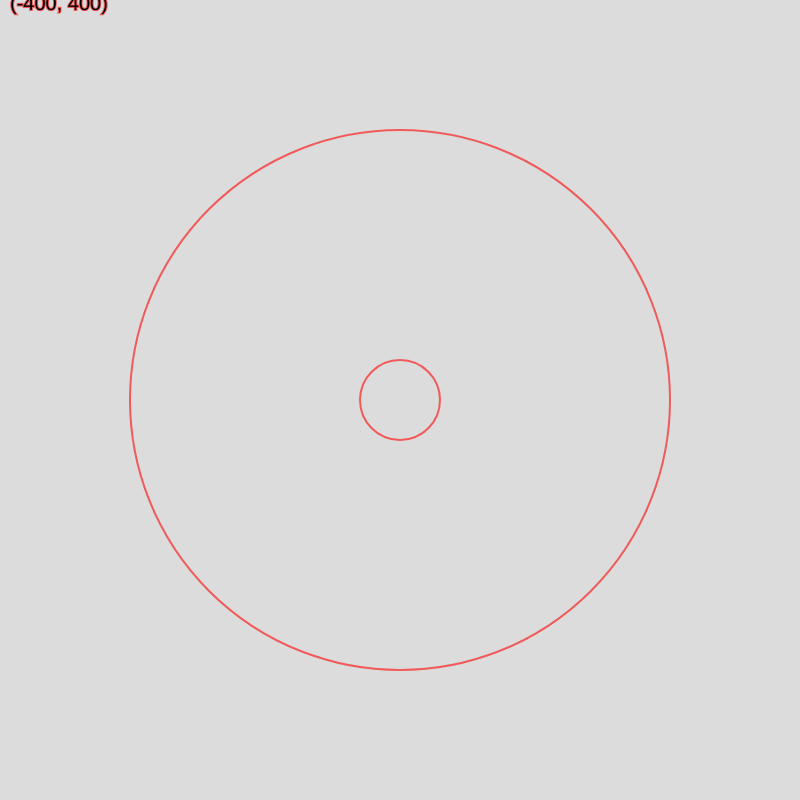
Frame 1 (no input)
Frame 60 (no input): identical to frame 1, image omitted
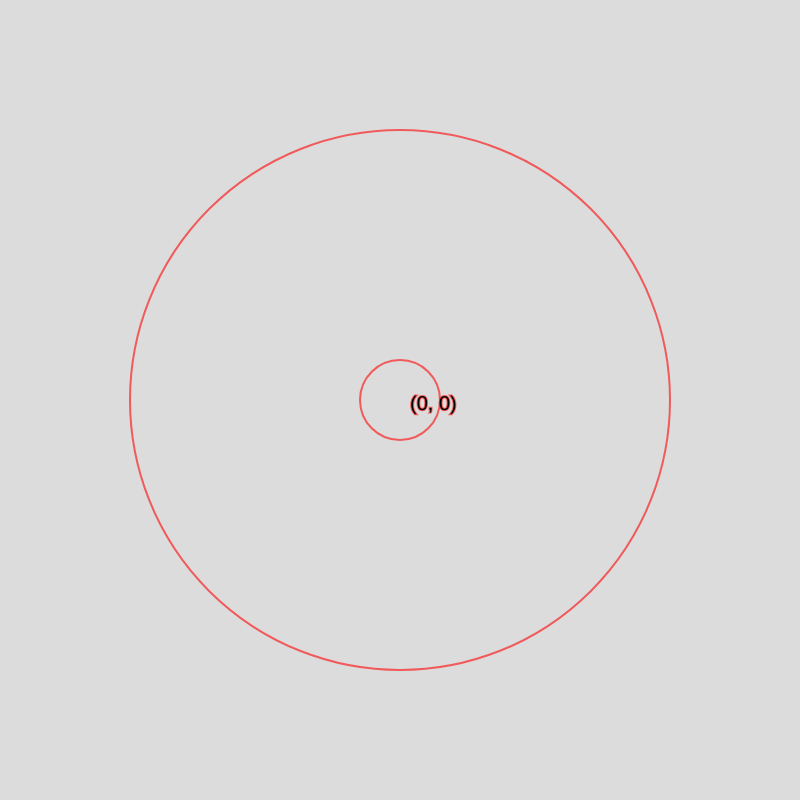
Frame 120 (the mouse pressed at the canvas centre since frame 60)

The p5.js sketch that drew these frames (run headless with seeded random() and noise() and a simulated clock; from frame 60 on, the mouse is pressed at the canvas centre):

// p5.js sketch
// ── sketch.js
class RobotArm {
    constructor(segmentLength1, segmentLength2, posX, posY) {
        this.segmentLength1 = segmentLength1;
        this.segmentLength2 = segmentLength2;
        this.jointAngle1 = 0;
        this.jointAngle2 = 0;
        this.posX = posX;
        this.posY = posY;
    }

    draw() {
        // Get the target position from the mouse cursor
        let targetX = mouseX;
        let targetY = mouseY;
    
        // Calculate angles using inverse kinematics
        let angles = this.calculateIK(targetX, targetY);
        this.jointAngle1 = angles[0];
        this.jointAngle2 = angles[1];
    
        // Draw the robot arm
        let endEffectorX = this.posX + cos(this.jointAngle1) * this.segmentLength1 + cos(this.jointAngle1 + this.jointAngle2) * this.segmentLength2;
        let endEffectorY = this.posY + sin(this.jointAngle1) * this.segmentLength1 + sin(this.jointAngle1 + this.jointAngle2) * this.segmentLength2;
    
        stroke(0);
        strokeWeight(2);
    
        // Draw first segment
        line(this.posX, this.posY, this.posX + cos(this.jointAngle1) * this.segmentLength1, this.posY + sin(this.jointAngle1) * this.segmentLength1);
    
        // Draw second segment
        line(this.posX + cos(this.jointAngle1) * this.segmentLength1, this.posY + sin(this.jointAngle1) * this.segmentLength1, endEffectorX, endEffectorY);

        // Draw end effector (tip of the robot arm)
        fill(0, 10); // Update opacity to 10%
        ellipse(endEffectorX, endEffectorY, 10, 10);
    
        // Draw reachable area
        noFill();
        stroke(255, 0, 0, 150); // Update color to red and opacity to 10%
        let reachableRadius = this.segmentLength1 + this.segmentLength2;
        ellipse(this.posX, this.posY, reachableRadius * 2, reachableRadius * 2);
        
        // Draw inner unreachable area
        let innerUnreachableRadius = abs(this.segmentLength1 - this.segmentLength2);
        ellipse(this.posX, this.posY, innerUnreachableRadius * 2, innerUnreachableRadius * 2);

        // Draw label with coordinates
        fill(0);
        textSize(20); // Increase the text size to 20
        text(`(${targetX - (width / 2)}, ${-targetY + (height / 2)})`, targetX + 10, targetY + 10);
    }
    

    calculateIK(targetX, targetY) {
        // Inverse kinematics calculations
        let d = dist(this.posX, this.posY, targetX, targetY);

        let a1 = atan2(targetY - this.posY, targetX - this.posX);
        let a2 = acos((this.segmentLength1 * this.segmentLength1 + d * d - this.segmentLength2 * this.segmentLength2) / (2 * this.segmentLength1 * d));

        let jointAngle1 = a1 - a2;

        // Limit jointAngle1 to 180 degrees
        jointAngle1 = min(jointAngle1, 180);

        let a3 = acos((this.segmentLength1 * this.segmentLength1 + this.segmentLength2 * this.segmentLength2 - d * d) / (2 * this.segmentLength1 * this.segmentLength2));
        let jointAngle2 = -a3 + 180;

        // Check if the point can be reached with the current joint angles
        let endEffectorX = this.posX + cos(jointAngle1) * this.segmentLength1 + cos(jointAngle1 + jointAngle2) * this.segmentLength2;
        let endEffectorY = this.posY + sin(jointAngle1) * this.segmentLength1 + sin(jointAngle1 + jointAngle2) * this.segmentLength2;
        let distanceToTarget = dist(endEffectorX, endEffectorY, targetX, targetY);

        if (distanceToTarget > 0.1) {
            // Bend the other way and check again
            jointAngle1 = a1 - a2;
            jointAngle2 = a3 + 180;

            // Recalculate the end effector position
            endEffectorX = this.posX + cos(jointAngle1) * this.segmentLength1 + cos(jointAngle1 + jointAngle2) * this.segmentLength2;
            endEffectorY = this.posY + sin(jointAngle1) * this.segmentLength1 + sin(jointAngle1 + jointAngle2) * this.segmentLength2;
            distanceToTarget = dist(endEffectorX, endEffectorY, targetX, targetY);

            if (distanceToTarget > 0.1) {
                // Point cannot be reached with the given joint angles
                console.log("Point cannot be reached.");
            }
        }

        return [jointAngle1, jointAngle2];
    }
    
}

// Usage:
let robotArms = [];

function setup() {
    createCanvas(800, 800);
    angleMode(DEGREES);

    for (let i = 0; i < 1; i++) {
        let posX = width / 2
        let posY = height / 2
        let segmentLength1 = 115;
        let segmentLength2 = 155;
        robotArms.push(new RobotArm(segmentLength1, segmentLength2, posX, posY));
    }
}


function draw() {
    background(220);

    for (let i = 0; i < robotArms.length; i++) {
        robotArms[i].draw();
        console.log(robotArms[i].jointAngle1);
    }
}
